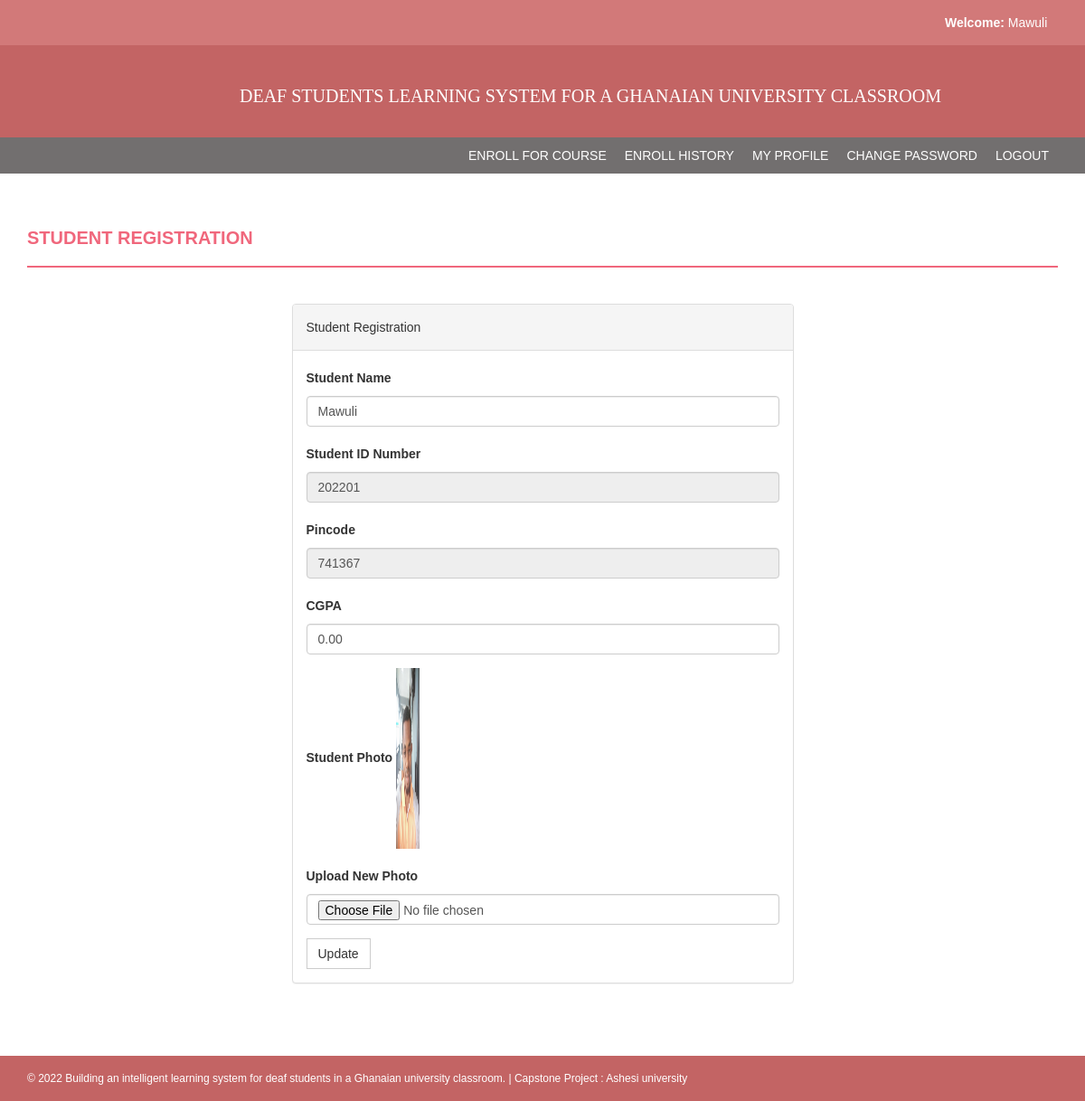
/my-profile.php (signed in), run on the app's committed database.
### tables this page shows
CREATE TABLE `students` (
  `StudentRegno` varchar(255) NOT NULL,
  `studentPhoto` varchar(255) DEFAULT NULL,
  `password` varchar(255) DEFAULT NULL,
  `studentName` varchar(255) DEFAULT NULL,
  `pincode` varchar(255) DEFAULT NULL,
  `session` varchar(255) DEFAULT NULL,
  `department` varchar(255) DEFAULT NULL,
  `semester` varchar(255) DEFAULT NULL,
  `cgpa` decimal(10,2) DEFAULT NULL,
  `creationdate` timestamp NULL DEFAULT current_timestamp(),
  `updationDate` varchar(255) DEFAULT NULL
);

### my-profile.php (the view, shortened to what this page needs)
<?php
if(strlen($_SESSION['login'])==0)
    {
header('location:index.php');
}
else{
?>
<!DOCTYPE html>
<html xmlns="http://www.w3.org/1999/xhtml">
<head>
    <link href="assets/css/bootstrap.css" rel="stylesheet" />
    <link href="assets/css/font-awesome.css" rel="stylesheet" />
    <link href="assets/css/style.css" rel="stylesheet" />
</head>
<body>
<?php include('includes/header.php');?>
<?php if($_SESSION['login']!="")
{
 include('includes/menubar.php');
}
 ?>
    <div class="content-wrapper">
        <div class="container">
              <div class="row">
                    <div class="col-md-12">
                        <h1 class="page-head-line">Student Registration  </h1>
                    </div>
                </div>
                <div class="row" >
                  <div class="col-md-3"></div>
                    <div class="col-md-6">
                        <div class="panel panel-default">
                        <div class="panel-heading">
                          Student Registration
                        </div>
<?php $sql=mysqli_query($con,"select * from students where StudentRegno='".$_SESSION['login']."'");
while($row=mysqli_fetch_array($sql))
{ ?>
        <div class="panel-body">
        <form name="dept" method="post" enctype="multipart/form-data">
   <div class="form-group">
    <label for="studentname">Student Name  </label>
    <input type="text" class="form-control" id="studentname" name="studentname" value="<?php echo htmlentities($row['studentName']);?>"  />
  </div>
 <div class="form-group">
    <label for="studentregno">Student ID Number   </label>
    <input type="text" class="form-control" id="studentregno" name="studentregno" value="<?php echo htmlentities($row['StudentRegno']);?>"  placeholder="Student Reg no" readonly />
  </div>
<div class="form-group">
    <label for="Pincode">Pincode  </label>
    <input type="text" class="form-control" id="Pincode" name="Pincode" readonly value="<?php echo htmlentities($row['pincode']);?>" required />
  </div>
<div class="form-group">
    <label for="CGPA">CGPA  </label>
    <input type="text" class="form-control" id="cgpa" name="cgpa"  value="<?php echo htmlentities($row['cgpa']);?>" required />
  </div>
<div class="form-group">
    <label for="Pincode">Student Photo  </label>
   <?php if($row['studentPhoto']==""){ ?>
   <img src="studentphoto/noimage.png" width="200" height="200"><?php } else {?>
   <img src="studentphoto/<?php echo htmlentities($row['studentPhoto']);?>" width="200" height="200">
   <?php } ?>
  </div>
<div class="form-group">
    <label for="Pincode">Upload New Photo  </label>
    <input type="file" class="form-control" id="photo" name="photo"  value="<?php echo htmlentities($row['studentPhoto']);?>" />
  </div>
  <?php } ?>
 <button type="submit" name="submit" id="submit" class="btn btn-default">Update</button>
</form>
    </div>
    </div>
    </div>
    </div>
  </div>
</div>
<?php include('includes/footer.php');?>
</body>
</html>
<?php } ?>

### assets/css/style.css (style rules this page uses)
body { font-family: 'Arial', sans-serif; line-height: 30px; }
.content-wrapper { margin-top: 40px; min-height: 600px; padding-bottom: 60px; }
.page-head-line { font-weight: 900; padding-bottom: 20px; border-bottom: 2px solid #F0677C; text-transform: uppercase; color: #F0677C; font-size: 20px; margin-bottom: 40px; }
.btn { border-radius: 0px; -webkit-border-radius: 0px; -moz-border-radius: 0px; }
img { max-width: 5%; max-height: 5%; }

### data on the page
students: studentname "Mawuli", studentregno "202201", Pincode "741367", cgpa "0.00", studentPhoto (picture)

### other printed values
$_SESSION['sname'] "Mawuli"
